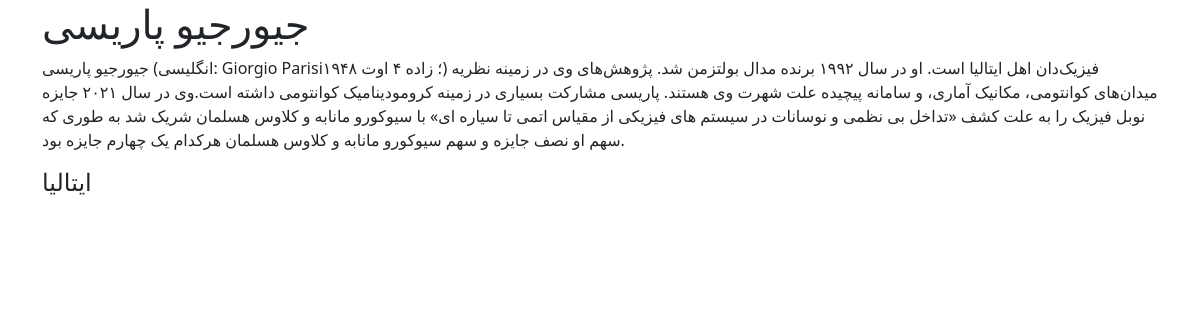
/nobel/1/, run on the app's committed database.
### nobels/models.py (models this page shows, shortened)
class Nobel(models.Model):
    STATUS_CHOICES = (
        ('chemistry', 'chemistry'),
        ('economy', 'economy'),
        ("literature", "literature"),
        ("nobel peace", "nobel peace"),
        ("physics", "physics"),
        ("physiology and medicine", "physiology and medicine"),
    )
    name = models.CharField(max_length=200)
    description = models.TextField()
    year = models.PositiveIntegerField()
    country = models.CharField(max_length=50)
    grouping = models.CharField(choices=STATUS_CHOICES, max_length=23)
    datetime_created = models.DateTimeField(auto_now_add=True)
    datetime_modified = models.DateTimeField(auto_now=True)

### nobels/views.py (the view)
# urls.py: path("<int:pk>/", NobelDetailView.as_view(), name="nobel_detail"),
class NobelDetailView(generic.DetailView):
    model = Nobel
    template_name = "nobels/nobel_detail_view.html"

### nobels/templates/nobels/nobel_detail_view.html (shortened to what this page needs)
{% extends "_base.html" %}
{% block content %}
    <h1>{{ nobel.name }}</h1>
    <p>{{ nobel.description }}</p>
    <h4>{{ nobel.country }}</h4>
{% endblock %}

### data on the page
Nobel: description "جیورجیو پاریسی (انگلیسی: Giorgio Parisi؛ زاده ۴ اوت ۱۹۴۸) فیزیک‌دان اهل ایتالیا است. او در سال ۱۹۹۲ برنده مدال بولتزمن شد. پژوهش‌های وی در زمینه نظریه میدان‌های کوانتومی، مکانیک آماری، و سامانه پیچیده علت شهرت وی هستند. پاریسی مشارکت بسیاری در زمینه کرومودینامیک کوانتومی داشته است.وی در سال ۲۰۲۱ جایزه نوبل فیزیک را به علت کشف «تداخل بی نظمی و نوسانات در سیستم های فیزیکی از مقیاس اتمی تا سیاره ای» با سیوکورو مانابه و کلاوس هسلمان شریک شد به طوری که سهم او نصف جایزه و سهم سیوکورو مانابه و کلاوس هسلمان هرکدام یک چهارم جایزه بود.", country "ایتالیا"
